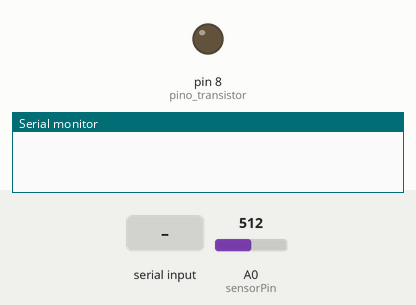
This sketch was run on a simulated Arduino Uno, built with avr-gcc and run on an emulated ATmega328P. Parts: output pins drawn as LEDs (lit = HIGH), the last lines printed to the serial monitor. The inputs (shaded band) are chosen by the test bench; at power-on: A0 (sensorPin) = 512.

Above: at 0.9 s.
1.0 s: "90,45,200,10\n" received over Serial
4.0 s: A0 (sensorPin) set to 476
At 5.2 s:
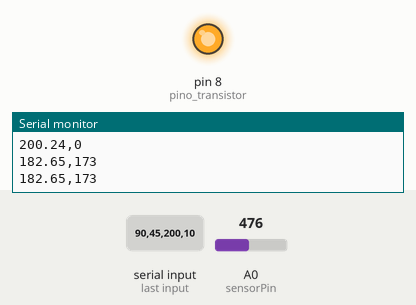
5.5 s: A0 (sensorPin) set to 511
At 6.7 s:
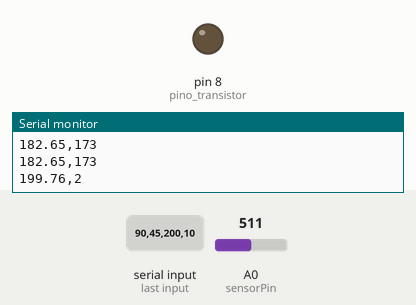
7.5 s: A0 (sensorPin) set to 306
At 9.4 s:
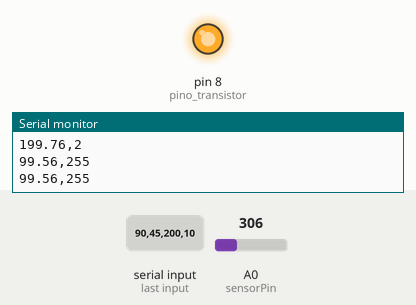
Timing chart, 0 to 10.5 s (numbered marks = the images above; inputs shaded):
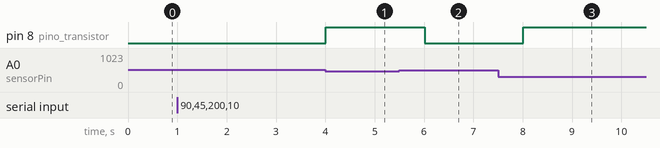

The sketch:

teste00002ard.ino
```cpp
int pino_transistor = 8;
int sensorPin = A0;
float temperaturaAlvo = 40.0;
float desligar_temp = 35.0; // Temperatura de desligamento
float kp = 0, ki = 0;
int pwmValue = 255;
float temperaturaAtual = 0;
unsigned long inicio_tempo;
unsigned long intervalo_amostragem;
unsigned int numeroAmostras;
float erroAcumulado = 0;
unsigned long lastTime = 0;
unsigned long sampleTime = 1000;
bool controlePIAtivo = false;
int janela_filtro[10];
int filtro_index = 0;

void setup() {
    pinMode(pino_transistor, OUTPUT);
    Serial.begin(9600);

    // Recebe as configurações do Python
    while (Serial.available() == 0) {
        // Aguarda a chegada dos dados
    }

    // Parse dos dados enviados
    intervalo_amostragem = Serial.parseInt() * 1000;
    numeroAmostras = Serial.parseInt();
    temperaturaAlvo = Serial.parseFloat();
    kp = Serial.parseFloat();
    ki = Serial.parseFloat();
    desligar_temp = Serial.parseFloat(); //temperaturaAlvo - 2;

    inicio_tempo = millis();
}

void loop() {
    unsigned long currentTime = millis() - inicio_tempo;

    // Parar após o intervalo de amostragem
    if (currentTime >= intervalo_amostragem) {
        analogWrite(pino_transistor, 0);
        Serial.println("Amostragem finalizada.");
        while (1);  // Para o loop
    }

    // Controle de amostragem
    if (millis() - lastTime >= sampleTime) {
        lastTime = millis();

        // Lê a temperatura do sensor
        temperaturaAtual = lerTemperatura();

        // Atualiza o filtro de média móvel
        janela_filtro[filtro_index] = temperaturaAtual;
        filtro_index = (filtro_index + 1) % 10;
        float temperaturaFiltrada = 0;
        for (int i = 0; i < 10; i++) {
            temperaturaFiltrada += janela_filtro[i];
        }
        temperaturaFiltrada /= 10.0;

        // Lógica de controle
        if (temperaturaAtual < desligar_temp && !controlePIAtivo) {
            analogWrite(pino_transistor, 255); // Aquece até atingir desligar_temp
        } else {
            controlePIAtivo = true;
            float erro = temperaturaAlvo - temperaturaAtual;
            erroAcumulado += erro * (sampleTime / 1000.0);

            float output = kp * erro + ki * erroAcumulado;
            pwmValue = constrain(output, 0, 255);
            analogWrite(pino_transistor, pwmValue);
        }

        // Envia os dados para o Python
        Serial.print(temperaturaAtual);
        Serial.print(",");
        Serial.println(pwmValue);
    }
}

// Função para ler a temperatura
float lerTemperatura() {
    int sensorValue = analogRead(sensorPin);
    float voltage = sensorValue * (5.0 / 1023.0);
    return (voltage - 0.5) * 100.0;  // Conversão para Celsius
}
```

Measured:
- the behaviour switches between 486 and 485 on A0 (sensorPin) (found by bisection; images 0 and 1)
- after the input at 4.0 s, pin 8 (pino_transistor): LOW → HIGH at once
- after the input at 5.5 s, pin 8 (pino_transistor): HIGH → LOW after 0.51 s
- after the input at 7.5 s, pin 8 (pino_transistor): LOW → HIGH after 0.51 s
